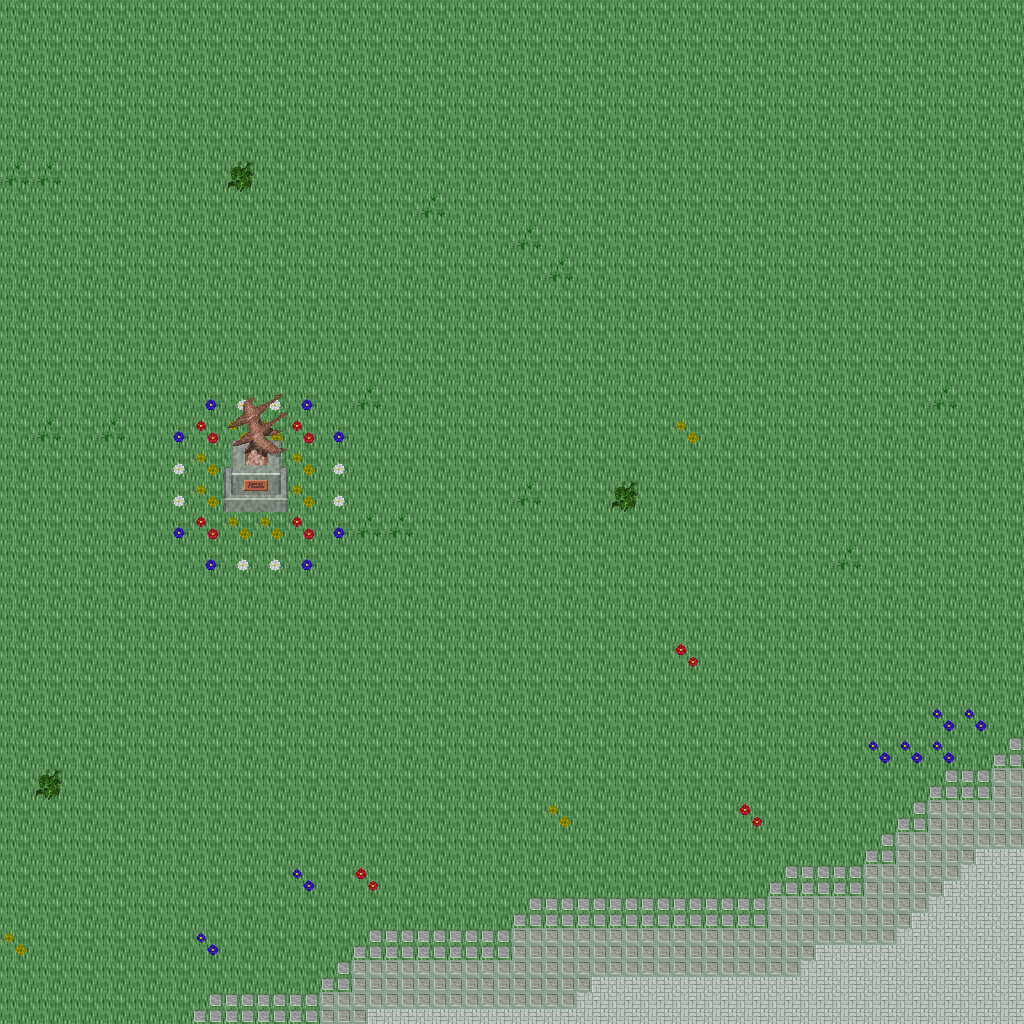

A 2D game scene composited from a Tiled map and its tileset images. What follows is a short description and the map's XML, with each tile layer's data collapsed to a summary:
An orthogonal 32x32 tile map with 32x32 px tiles, 5 tile layers (Ground, Objects, Objects2, Above, ...), 1 hidden layer not drawn, 19 tilesets.

<map version="1.10" tiledversion="1.11.0" orientation="orthogonal" renderorder="right-down" width="32" height="32" tilewidth="32" tileheight="32" infinite="0" nextlayerid="11" nextobjectid="1">
 <tileset firstgid="1" name="ground_ground" tilewidth="32" tileheight="32" tilecount="33" columns="3">
  <image source="../drawable/ground_ground.png" width="96" height="352" />
 </tileset>
 <tileset firstgid="34" name="ground_water_pool" tilewidth="32" tileheight="32" tilecount="72" columns="3">
  <image source="../drawable/ground_water_pool.png" width="96" height="768" />
 </tileset>
 <tileset firstgid="106" name="ground_ridge_earth_dark" tilewidth="32" tileheight="32" tilecount="96" columns="12">
  <image source="../drawable/ground_ridge_earth_dark.png" width="384" height="256" />
 </tileset>
 <tileset firstgid="202" name="ground_grass_edges" tilewidth="32" tileheight="32" tilecount="36" columns="12">
  <image source="../drawable/ground_grass_edges.png" width="384" height="96" />
 </tileset>
 <tileset firstgid="238" name="ground_earth_edges" tilewidth="32" tileheight="32" tilecount="18" columns="6">
  <image source="../drawable/ground_earth_edges.png" width="192" height="96" />
 </tileset>
 <tileset firstgid="256" name="ground_grass_corners" tilewidth="32" tileheight="32" tilecount="24" columns="6">
  <image source="../drawable/ground_grass_corners.png" width="192" height="128" />
 </tileset>
 <tileset firstgid="280" name="plant_grasses" tilewidth="32" tileheight="32" tilecount="6" columns="3">
  <image source="../drawable/plant_grasses.png" width="96" height="64" />
 </tileset>
 <tileset firstgid="286" name="plant_flower_daisy_blue" tilewidth="32" tileheight="32" tilecount="8" columns="2">
  <image source="../drawable/plant_flower_daisy_blue.png" width="64" height="128" />
 </tileset>
 <tileset firstgid="294" name="plant_flower_daisy_yellow" tilewidth="32" tileheight="32" tilecount="8" columns="2">
  <image source="../drawable/plant_flower_daisy_yellow.png" width="64" height="128" />
 </tileset>
 <tileset firstgid="302" name="plant_bush_bushes" tilewidth="32" tileheight="32" tilecount="10" columns="5">
  <image source="../drawable/plant_bush_bushes.png" width="160" height="64" />
 </tileset>
 <tileset firstgid="312" name="plant_flower_daisy_red" tilewidth="32" tileheight="32" tilecount="8" columns="2">
  <image source="../drawable/plant_flower_daisy_red.png" width="64" height="128" />
 </tileset>
 <tileset firstgid="320" name="plant_flower_daisy_white" tilewidth="32" tileheight="32" tilecount="8" columns="2">
  <image source="../drawable/plant_flower_daisy_white.png" width="64" height="128" />
 </tileset>
 <tileset firstgid="328" name="item_statue_bird" tilewidth="32" tileheight="32" tilecount="8" columns="2">
  <image source="../drawable/item_statue_bird.png" width="64" height="128" />
 </tileset>
 <tileset firstgid="336" name="logic_collision" tilewidth="32" tileheight="32" tilecount="1" columns="1">
  <image source="../drawable/logic_collision.png" width="32" height="32" />
 </tileset>
 <tileset firstgid="337" name="ground_green_paving" tilewidth="32" tileheight="32" tilecount="18" columns="3">
  <image source="../drawable/ground_green_paving.png" width="96" height="192" />
 </tileset>
 <tileset firstgid="355" name="logic_protection" tilewidth="32" tileheight="32" tilecount="2" columns="2">
  <image source="../drawable/logic_protection.png" width="64" height="32" />
 </tileset>
 <tileset firstgid="357" name="building_castle" tilewidth="32" tileheight="32" tilecount="320" columns="20">
  <image source="../drawable/building_castle.png" width="640" height="512" />
 </tileset>
 <tileset firstgid="677" name="logic_creature_reptile" tilewidth="32" tileheight="32" tilecount="7" columns="7">
  <image source="../drawable/logic_creature_reptile.png" width="224" height="32" />
 </tileset>
 <tileset firstgid="684" name="logic_creature_rodent" tilewidth="32" tileheight="32" tilecount="8" columns="8">
  <image source="../drawable/logic_creature_rodent.png" width="256" height="32" />
 </tileset>
 <layer id="1" name="Ground" width="32" height="32">
  <data>[1024 cells, 1024 non-empty, 2 distinct tile ids]</data>
 </layer>
 <layer id="2" name="Objects" width="32" height="32">
  <data>[1024 cells, 106 non-empty, 5 distinct tile ids]</data>
 </layer>
 <layer id="3" name="Objects2" width="32" height="32">
  <data>[1024 cells, 59 non-empty, 10 distinct tile ids]</data>
 </layer>
 <layer id="4" name="Above" width="32" height="32">
  <data>[1024 cells, 6 non-empty, 6 distinct tile ids]</data>
 </layer>
 <layer id="5" name="Above2" width="32" height="32">
  <data>[1024 cells, 0 non-empty, 0 distinct tile ids]</data>
 </layer>
 <layer id="6" name="Walkable" width="32" height="32" visible="0">
  <data>[1024 cells, 7 non-empty, 1 distinct tile ids]</data>
 </layer>
 <objectgroup id="7" name="Mapevents" />
 <objectgroup id="8" name="Spawn" />
 <objectgroup id="9" name="Keys" />
 <objectgroup id="10" name="Replace" />
</map>
